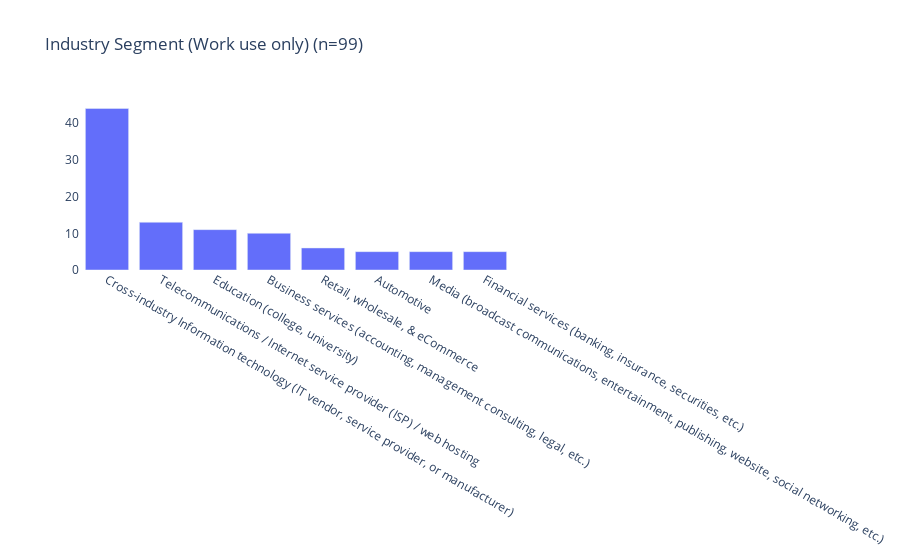

The notebook cell saved with this chart:
### Code cell
#
# Question 2 - 'What industry segment does your organization most closely align with?'
#
# Not interest in Home users 

# Anything interesting in Other ?
#value_counts = work_df['Q2Other'].value_counts()
#print (value_counts)


#drop low count categories, draw bar-chart
segments = work_df['Q2'].value_counts()[lambda x: x > THRESHOLD]
single_bar_chart ( "Industry Segment (Work use only)", segments )

### Figure 1 — Plotly figure (JSON) as saved in the notebook; plotly's stock layout.template omitted (floating-point values rounded to 4 significant figures)
{"data": [{"name": "Work", "type": "bar", "x": ["Cross-industry Information technology (IT vendor, service provider, or manufacturer)", "Telecommunications / Internet service provider (ISP) / web hosting", "Education (college, university)", "Business services (accounting, management consulting, legal, etc.)", "Retail, wholesale, & eCommerce", "Automotive", "Media (broadcast communications, entertainment, publishing, website, social networking, etc.)", "Financial services (banking, insurance, securities, etc.)"], "y": [44, 13, 11, 10, 6, 5, 5, 5]}], "layout": {"autosize": true, "barmode": "stack", "plot_bgcolor": "#FFFFFF", "title": {"text": "Industry Segment (Work use only) (n=99)"}, "xaxis": {"autorange": true, "categoryorder": "total descending", "range": [-0.5, 7.5], "type": "category"}, "yaxis": {"autorange": true, "range": [0, 46.32], "type": "linear"}}}
